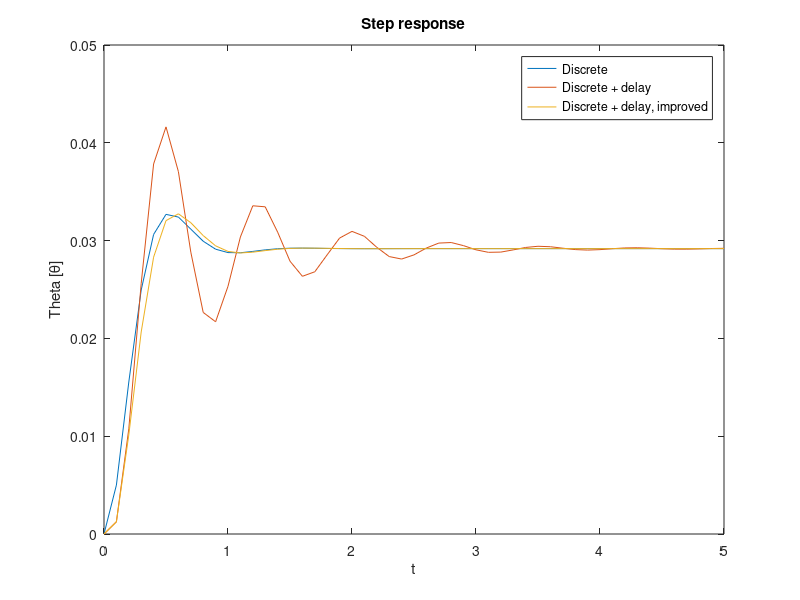

Here is the MATLAB script that generated this plot: (Note: this script raises an error after producing the figure.)
clear;clc;close all;
%%You are supposed to fill this template. Remeber not to change variable
%%names! When you run this file, you should see all these variables in the Workspace with
%%the right values! 
%% Discrete Model
Ac=[0 1;0.5 0];
Bc=[0;1];
Cc=[1 0];
Dc=0;
h=0.1;

%Use given parameters and find A, B, and C in Question #1
sys = ss(Ac, Bc, Cc, Dc);
sys_d = c2d(sys, h);

A = sys_d.A;
B = sys_d.B;
C = sys_d.C; 
D = 0;

%% Delayed model
% define Aa, Ba, Ca, Da according to Question #2

Aa = [expm(Ac*h) expm(Ac*(h-0.5*h)) * integral(@(t) expm(Ac*t)*Bc, 0, 0.5*h, 'ArrayValued', true); 0 0 0];
Ba = [integral(@(t) expm(Ac*t)*Bc, 0, h-0.5*h, 'ArrayValued', true); 1];
Ca = [1 0 0]; 
Da = 0;

sys_delay = ss(Aa, Ba, Ca, Da, h);

%% Controllability and Observability
%find the rank of controllablity and observability matrices according to
%Question #3


% the following parameters should be the ranks of the observability and 
% the controllability matrices, accordingly
sys2_c = rank(ctrb(sys))
sys2_o = rank(obsv(sys))

sys3_c = rank(ctrb(sys_d))
sys3_o = rank(obsv(sys_d))

sys4_c = rank(ctrb(sys_delay))
sys4_o = rank(obsv(sys_delay))

%% Non observable system
const = 1;
C_nonobsv = [const const*sqrt(2)];

sys_non_obsv = ss(A, B, C_nonobsv, D);
sys_non_obsv_o = rank(obsv(sys_non_obsv))

%% Controller design
lambda1 = -4 + 1i*6;
lambda2 = -4 - 1i*6;

%calculate desired poles for the discrete time system (3) and define them as p1 and
%p2 as it is asked in Question #6
p1 = exp(lambda1 * h);
p2 = exp(lambda2 * h);
p = [p1 p2];

%define the feedback gain for the discrete time system (3) as K1
K1 = place(A, B, p);
sys_d_cl = ss(A-B*K1, B, C, D, h);


%define the feedback gain for the delayed discrete time system (4) as K2
K = [K1, 0];
P = [p 0];
K2 = place(Aa, Ba, P);
sys_delay_cl = ss(Aa-Ba*K, Ba, Ca, Da, h);
sys_delay_cl_improved = ss(Aa-Ba*K2, Ba, Ca, Da, h);


%plot the step response of the systems in one figure. Your figure should
%have labels and legend.
figure(1)
T_final = 5;
[y1, t1] = step(sys_d_cl, T_final);
[y2, t2] = step(sys_delay_cl, T_final);
[y3, t3] = step(sys_delay_cl_improved, T_final);
plot(t1, y1, t2, y2, t3, y3)
title('Step response')
legend('Discrete','Discrete + delay', 'Discrete + delay, improved')
xlabel('t')
ylabel('Theta [\theta]')




%% Steady State
ys = pi/6;
% plot the system output as explained in Question #7. Your figure should
%have labels and legend.

x = sym('x', [3 1], 'real');
u = sym('u', 'real');

y = ys;

A_improved = sys_delay_cl_improved.A;
B_improved = sys_delay_cl_improved.B

steady_state = solve([
    x == A_improved*x + B_improved*u
    y == Ca*x
]);
double([steady_state.x1; steady_state.x2; steady_state.x3])
double(steady_state.u)
u_k = ( (1-Aa(1,1))*pi*(1-Aa(2,2)) - Aa(1,2)*Aa(2,1)*pi) / (6*Aa(1,2)*(Aa(2,3)*Ba(3) + Ba(2) + (1-Aa(2,2))*(Aa(1,3)*Ba(3)+Ba(1)) ))


clear x
x(:,1) = [0; 0; 0];

for k = 1:length(t1)
    x(:, k+1) = (Aa-Ba*K2)*x(:,k) + Ba*steady_state.u;
    y(k) = Ca*x(:,k);
end

figure(2)
title('Steady state with feed back controller')
plot(t1, y, t1, ys*ones(length(t1)), '--r')
xlabel('Time [s]')
ylabel('Angle [deg]')
legend('\theta - Measured angle', '\theta = \pi/6')


%% Disturbance
Bd = [0;1;0];
% define Ae, Be, Ce, and De as asked in Question #8
Ae = [Aa Bd; 0 0 0 1];
Be = [Ba; 0];
Ce = [Ca 0];
De = 0;


sys_aug = ss(Ae, Be, Ce, De, h)
eig(sys_aug)

%define the rank of the controllability and observability matrices as

sys6_c = rank(ctrb(sys_aug))
sys6_o = rank(obsv(sys_aug))


%% Feedback gain
%define the controller gain as K3 according to Question #9
p = [p1 p2 0 1]; % Can't move since we can't control the state. 
K3 = place(Ae, Be, p)

sys_aug_cl = ss(Ae-Be*K3, Be, Ce, De, h);

step(sys_aug_cl)




%% Observer
%define L as the observer gain according to Question #10


p = [0.1 0.2 0.3 0.4];
L = place(Ae', Ce', p)'


